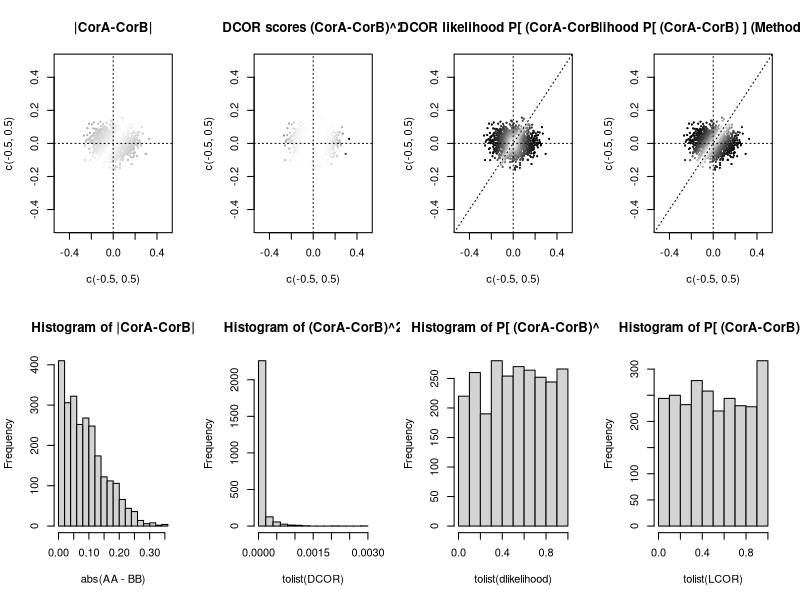

Write R code to recreate this figure.
tolist <- function(x){ invisible(unlist(as.list(x))) }
tstat <- function(r,n){ invisible(r * sqrt((n-2) / (1 - r*r))) } 
toZ <- function(r){ invisible(0.5 * log((1 + r) / (1 - r)))}
#toZ <- function(r){ invisible(atanh(r)) }

estimate <- function(val, permutations){
  invisible(1.0 - (getidx(val, permutations, length(permutations))/ length(permutations)))
}

getidx <- function(val, permutations, nperms){
  for(i in 1:(nperms-1)){ if(permutations[i] >= val) return(i); }
  return (nperms-1);
}

toP <- function(x,permutations){
  permutations <- sort(permutations)
  apply(x,c(1, 2),estimate,permutations)
}

plotInfo <- function(n1, n2, traits=100, n.perms=1000, strategy= c("Single","Slice","Box")){
  AA <- cor(matrix(rnorm(n1*traits),n1,traits))
  BB <- cor(matrix(rnorm(n2*traits),n2,traits))
  op <- par(mfrow=c(2,4))

  #Absolute difference in correlation
  plot(c(-0.5,0.5),c(-0.5,0.5),t='n',main="|CorA-CorB|")
  points(tolist(AA), tolist(BB), col=gray(1-abs(AA-BB)), pch=20, cex=0.1)
  abline(h=0,v=0,lty=3)
  
  #DCOR score
  DCOR <- (.5*(sign(AA)*AA^2-sign(BB)*BB^2))^2
  DCOR[is.nan(DCOR)] <- 0
  plot(c(-0.5,0.5),c(-0.5,0.5),t='n',main="DCOR scores (CorA-CorB)^2")
  points(tolist(AA), tolist(BB), col=gray(1-tolist(DCOR)/max(DCOR)), pch=20, cex=0.1)
  abline(h=0,v=0,lty=3)

  perms <- NULL
  while(length(perms) < n.perms){
    AAp   <- cor(matrix(rnorm(n1*traits),n1,traits))
    BBp   <- cor(matrix(rnorm(n2*traits),n2,traits))
    DCORp <- (AAp-BBp)^2
    DCORp <- (.5*(sign(AAp)*AAp^2-sign(BBp)*BBp^2))^2
    DCORp[is.nan(DCORp)] <- 0
    if(strategy[1]=="Single") perms <- c(perms, tolist(DCORp))
    if(strategy[1]=="Slice")  perms <- c(perms, apply(DCORp,1,max))
    if(strategy[1]=="Box")    perms <- c(perms, max(DCORp))
  }
  perms <- perms[sample(length(perms),n.perms)]
  dlikelihood <- toP(DCOR,perms)

  #DCOR likelihood
  plot(c(-0.5,0.5),c(-0.5,0.5),t='n',main="DCOR likelihood P[ (CorA-CorB)^2 ]")
  points(tolist(AA), tolist(BB), col=gray(tolist(dlikelihood)), pch=20, cex=0.1)
  abline(h=0,v=0,lty=3)
  abline(0, 1,lty=3)

  #LUDE
  plot(c(-0.5,0.5),c(-0.5,0.5),t='n',main="likelihood P[ (CorA-CorB) ] (Method: LUDE)")
#  LCOR <- pnorm((qnorm(dt(tstat(AA,n1),n1+n2))-qnorm(dt(tstat(BB,n2),n1+n2))))
#  LCOR[is.nan(LCOR)] <- 0.5
#  LCOR <- (0.5-abs(LCOR - 0.5))*2
  SE     <- sqrt((1/(n1-3)) + (1/(n2-3)))
  LCOR   <- pnorm( (toZ(AA) - toZ(BB)) / SE)
  LCOR[is.nan(LCOR)] <- 0.5
  LCOR <- (0.5-abs(LCOR - 0.5))*2
  points(tolist(AA), tolist(BB), col=gray(tolist(LCOR)), pch=20, cex=0.1)
  abline(h=0,v=0,lty=3)
  abline(0, 1,lty=3)

  hist(abs(AA-BB),main="Histogram of |CorA-CorB|")
  hist(tolist(DCOR),main="Histogram of (CorA-CorB)^2")
  hist(tolist(dlikelihood),main="Histogram of P[ (CorA-CorB)^2 ]")
  hist(tolist(LCOR),main="Histogram of P[ (CorA-CorB) ]")
  list(tolist(AA), tolist(BB), DCOR, toP(DCOR,perms), tolist(LCOR))
}

res <- plotInfo(100,400,50)

#res <- plotInfo(100,100,str="Slice")
#res <- plotInfo(100,100,str="Box")

#res <- plotInfo(100,300)
#res <- plotInfo(100,300,str="Slice")
#res <- plotInfo(100,300,str="Box")
